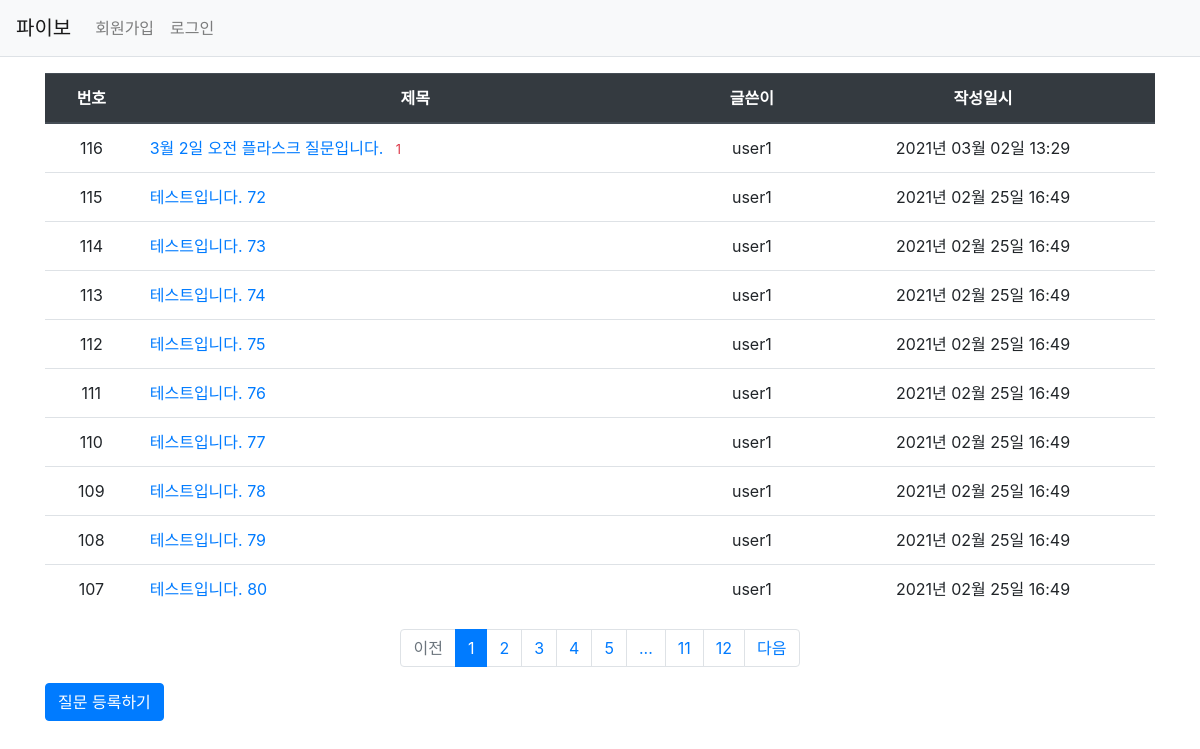
The page /question/list on the database its author committed.
### Pybo/models.py (models this page shows)
class Question(db.Model):
    id = db.Column(db.Integer, primary_key=True)  # primary_key는 중복되지 않는 값임
    subject = db.Column(db.String(200), nullable=False)
    content = db.Column(db.Text(), nullable=False)
    create_date = db.Column(db.DateTime(), nullable=False)
    user_id = db.Column(db.Integer, db.ForeignKey('user.id', ondelete='CASCADE'), nullable=False)
    user = db.relationship('User', backref=db.backref('question_set'))
    modify_date = db.Column(db.DateTime(), nullable=True)

class User(db.Model):
    id = db.Column(db.Integer, primary_key=True)
    username = db.Column(db.String(150), unique=True, nullable=False)
    password = db.Column(db.String(200), nullable=False)
    email = db.Column(db.String(120), unique=True, nullable=False)

### Pybo/views/question_views.py (the view)
@bp.route('/list')
def qlist():
    page = request.args.get('page', type=int, default=1)
    question_list = Question.query.order_by(Question.create_date.desc())
    question_list = question_list.paginate(page, per_page=10)
    print(question_list.total)
    print(question_list.per_page)
    print(question_list.iter_pages)
    print(question_list.prev_num)
    return render_template('question/question_list.html', question_list=question_list)

### Pybo/filter.py (called while the page is built)
def format_datetime(value, fmt='%Y년 %m월 %d일 %H:%M'):
    return value.strftime(fmt)

### Pybo/views/auth_views.py (called while the page is built)
@bp.before_app_request
def load_logged_ina_user():
    user_id = session.get('user_id')
    if user_id is None:
        g.user = None
    else:
        g.user = User.query.get(user_id)

### Pybo/templates/question/question_list.html
{% extends 'base.html' %}
{% block content %}
<link rel="stylesheet" href="{{url_for('static', filename='bootstrap.min.css')}}">
<div class="container my-3">
    <table class="table">
        <thead>
            <tr class="text-center thead-dark">
                <th>번호</th>
                <th style="width:50%">제목</th>
                <th>글쓴이</th>
                <th>작성일시</th>
            </tr>
        </thead>
        <tbody>
            {% if question_list %}
                {% for question in question_list.items %}
                <tr class="text-center">
                    <td>{{ question_list.total - ((question_list.page-1) * question_list.per_page) - loop.index0 }}</td>
                    <td class="text-left">
                        <a href="{{ url_for('question.detail', question_id=question.id) }}"> {{question.subject}} </a>
                        {% if question.answer_set|length > 0 %}
                            <span class="text-danger small ml-2">{{ question.answer_set|length }}</span>
                        {% endif %}
                    </td>
                    <td> {{ question.user.username }} </td>
                    <td>
                        {{ question.create_date | datetime }}
                    </td>
                </tr>
                {% endfor %}
            {% else %}
            <tr>
                <td colspan="'3">질문이 없습니다.</td>
            </tr>
            {% endif %}
        </tbody>
    </table>
    <ul class="pagination justify-content-center">
        {% if question_list.has_prev %}
        <li class="page-item">
            <a class="page-link" href="?page={{ question_list.prev_num }}">이전</a>
        </li>
        {% else %}
        <li class="page-item disabled">
            <a class="page-link" tabindex="-1" aria-disabled="true" href="#">이전</a>
        </li>
        {% endif %}
        {% for page_num in question_list.iter_pages() %}
            {% if page_num %}
                {% if page_num != question_list.page %}
                <li class="page-item">
                    <a class="page-link" href="?page={{ page_num }}">{{ page_num }}</a>
                </li>
                {% else %}
                <li class="page-item active" aria-current="page">
                    <a class="page-link" href="#">{{ page_num }}</a>
                </li>
                {% endif %}
           {% else %}
                <li class="disabled">
                    <a class="page-link" href="#">...</a>
                </li>
           {% endif %}
        {% endfor %}
        {% if question_list.has_next %}
        <li class="page-item">
            <a class="page-link" href="?page={{ question_list.next_num }}">다음</a>
        </li>
        {% else %}
        <li class="page-item disabled">
            <a class="page-link" tabindex="-1" aria-disabled="true" href="#">다음</a>
        </li>
        {% endif %}
    </ul>
    <a href="{{url_for('question.create')}}" class="btn btn-primary">질문 등록하기</a>
</div>
{% endblock %}

### Pybo/templates/base.html (shortened to what this page needs)
<!DOCTYPE html>
<html lang="ko">
<head>
    <link rel="stylesheet" href="{{url_for('static', filename='bootstrap.min.css')}}">
</head>
<body>
<nav class="navbar navbar-expand-lg navbar-light bg-light border-bottom">
    <a class="navbar-brand" href="{{ url_for('main.index') }}">파이보</a>
    <div class="collapse navbar-collapse flex-grow-0" id="navbarNav">
        {% if g.user %}
        <ul class="navbar-nav">
            <li class="nav-item">
              <a class="nav-link" href="{{url_for('auth.logout')}}">{{g.user.username}} 로그아웃</a>
            </li>
        </ul>
        {% else %}
        <ul class="navbar-nav">
            <li class="nav-item ">
                <a class="nav-link" href="{{ url_for('auth.signup') }}">회원가입</a>
            </li>
            <li class="nav-item ">
                <a class="nav-link" href="{{url_for('auth.login')}}">로그인</a>
            </li>
        </ul>
        {% endif %}
    </div>
</nav>
{% block content %}
{% endblock %}
</body>
</html>

### rows shown on the page
Question: total "116", subject "3월 2일 오전 플라스크 질문입니다.", answer_set|length "1", user.username "user1", create_date "2021년 03월 02일 13:29"
Question: total "115", subject "테스트입니다. 72", user.username "user1", create_date "2021년 02월 25일 16:49"
Question: total "114", subject "테스트입니다. 73", user.username "user1", create_date "2021년 02월 25일 16:49"
Question: total "113", subject "테스트입니다. 74", user.username "user1", create_date "2021년 02월 25일 16:49"
Question: total "112", subject "테스트입니다. 75", user.username "user1", create_date "2021년 02월 25일 16:49"
Question: total "111", subject "테스트입니다. 76", user.username "user1", create_date "2021년 02월 25일 16:49"
Question: total "110", subject "테스트입니다. 77", user.username "user1", create_date "2021년 02월 25일 16:49"
Question: total "109", subject "테스트입니다. 78", user.username "user1", create_date "2021년 02월 25일 16:49"
Question: total "108", subject "테스트입니다. 79", user.username "user1", create_date "2021년 02월 25일 16:49"
Question: total "107", subject "테스트입니다. 80", user.username "user1", create_date "2021년 02월 25일 16:49"

### other values the page prints
{{ page_num }} "1"
{{ page_num }} "2" "3" "4" "5" "11" "12"
